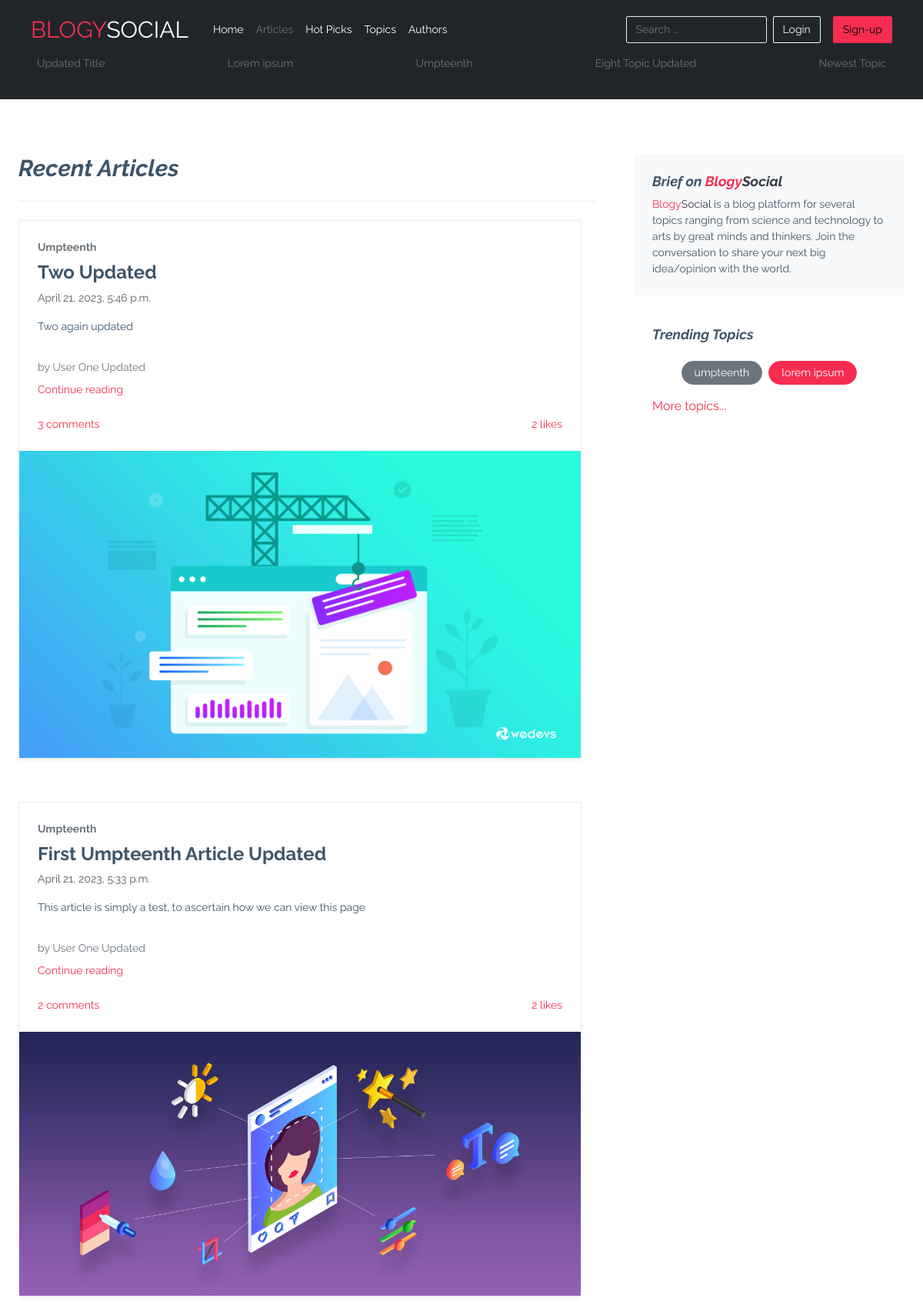
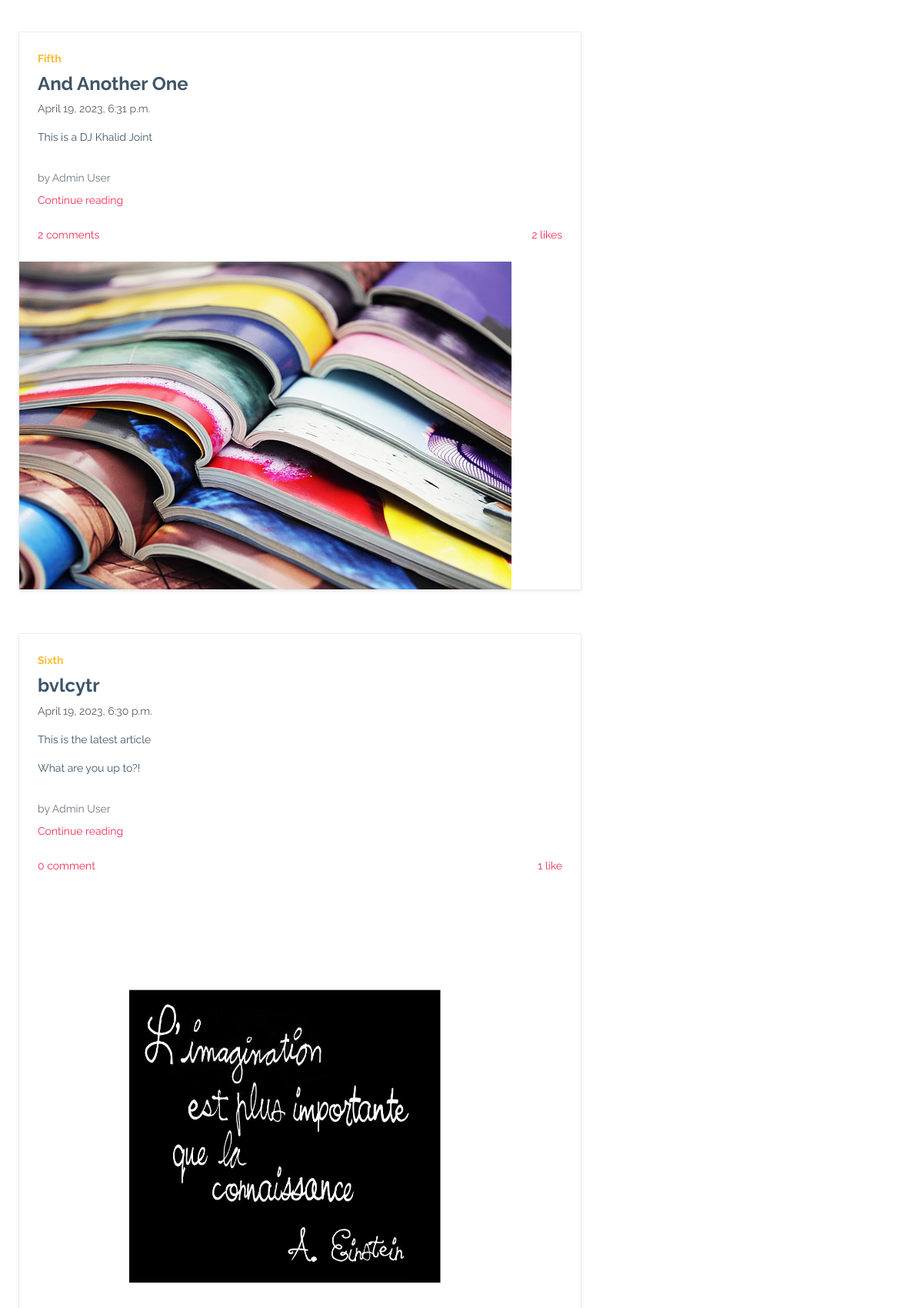
The app's page /articles/ (upper part) with its own data (2 pictures, top to bottom).
### posts/models.py (models this page shows, shortened)
class Topic(models.Model):
    title = models.CharField(
        verbose_name=_('Topic Title'),
        help_text=_('Required and unique'),
        max_length=30,
        unique=True,
    )
    slug = models.SlugField(
        verbose_name=_('Topic safe URL'),
        max_length=255,
        unique=True)
    description = models.CharField(
        verbose_name=_('Topic Description'),
        help_text=_('Required and unique'),
        max_length=255,
    )
    representative_color = models.CharField(
        verbose_name=_('Representive Color for Topic'),
        help_text=_('Color for display of Topic to site visitors'),
        max_length=10,
        default='secondary'
    )
    added_by = models.ForeignKey(UserModel, on_delete=models.CASCADE)
    is_active = models.BooleanField(
        verbose_name=_('Topic visibility'),
        help_text=_('Change topic visibility'),
        default=True,
    )
    created_at = models.DateTimeField(
        _('Created at'), auto_now_add=True, editable=False)
    updated_at = models.DateTimeField(_('Updated at'), auto_now=True)
    deleted_at = models.DateTimeField(_('Deleted at'), null=True, blank=True)
    class Meta:
        verbose_name = _('Topic')
        verbose_name_plural = _('Topics')

class Article(models.Model):
    is_featured = models.BooleanField(
        verbose_name=_('Make Article Featured'),
        help_text=_('Change make article featured on index(home) page'),
        default=False,
    )
    title = models.CharField(
        verbose_name=_('Article Title'),
        help_text=_('Required and unique'),
        max_length=150,
        unique=True,
    )
    slug = models.SlugField(
        verbose_name=_(
            'Article safe URL'),
        max_length=255,
        unique=True)
    body = RichTextField(
        verbose_name=_('Write your Article'),
        unique=True,
    )
    image = models.ImageField(
        verbose_name=_('Article Preview Image'),
        help_text=_('Upload Article Image'),
        upload_to='images/articles/',
        default='images/default.png',
    )
    topic = models.ForeignKey(
        Topic,
        on_delete=models.CASCADE,
        verbose_name=_('Choose a Topic'
                       ))
    added_by = models.ForeignKey(UserModel, on_delete=models.CASCADE)
    is_active = models.BooleanField(
        verbose_name=_('Topic visibility'),
        help_text=_('Change topic visibility'),
        default=True,
    )
    created_at = models.DateTimeField(
        _('Created at'), auto_now_add=True, editable=False)
    updated_at = models.DateTimeField(_('Updated at'), auto_now=True)
    deleted_at = models.DateTimeField(null=True, blank=True)
    class Meta:
        verbose_name = _('Article')
        verbose_name_plural = _('Articles')

### accounts/models.py (models this page shows, shortened)
class UserModel(AbstractBaseUser, PermissionsMixin):
    username = models.CharField(
        _('Username'),
        max_length=100,
        unique=True
    )
    email = models.CharField(
        _('Email Address'),
        max_length=150,
        unique=True
    )
    name = models.CharField(
        _('Name'),
        max_length=100
    )
    password = models.CharField(
        _('Password'),
        max_length=50
    )
    phone = models.CharField(
        _('Phone Number'),
        max_length=35,
        null=True,
        blank=True
    )
    photo = models.ImageField(
        verbose_name=_('Author Photo'),
        help_text=_('Upload photo'),
        upload_to='images/authors/',
        default='images/default.png',
        null=True,
        blank=True
    )
    about_me = models.TextField(
        _('About me'),
        max_length=255,
        null=True,
        blank=True
    )
    web = models.CharField(
        verbose_name=_('Author Website'),
        max_length=255,
        null=True,
        blank=True
    )
    instagram = models.CharField(
        verbose_name=_('Author Instagram'),
        max_length=255,
        null=True,
        blank=True
    )
    twitter = models.CharField(
        verbose_name=_('Author Twitter'),
        max_length=255,
        null=True,
        blank=True
    )
    remember_me = models.BooleanField(default=False)
    is_active = models.BooleanField(default=False)
    is_staff = models.BooleanField(default=False)
    created_at = models.DateTimeField(auto_now_add=True)
    updated_at = models.DateTimeField(auto_now=True)
    deleted_at = models.DateTimeField(null=True, blank=True)
    objects = CustomAccountsManager()
    USERNAME_FIELD = 'username'
    REQUIRED_FIELDS = ['email', 'password']
    class Meta:
        verbose_name = 'Account'
        verbose_name_plural = 'Accounts'

### pages/views.py (the view)
# urls.py: path('articles/', views.articles, name='articles'),
def articles(request):
    articles = Article.objects.filter(is_active=True).order_by('-created_at')
    paginator = Paginator(articles, per_page=10)
    articles_objects = paginator.get_page(1)
    articles_objects.adjusted_elided_pages = paginator.get_elided_page_range(1)
    return render(request, 'pages/articles.html', {'articles_objects': articles_objects})

### pages/context_processors.py (called while the page is built)
def random_topics(request):
    topics = Topic.objects.filter(is_active=True)
    topics_list = list(topics)
    if topics.count() < 20:
        minimum_count = topics.count()
    elif topics.count() < 1:
        minimum_count = 0
    else:
        minimum_count = 20
    random_topics = random.sample(topics_list, minimum_count)
    return {'random_topics': random_topics}

def trending_topics_list(request):
    latest_articles_for_trending_topics = list(
        set(Article.objects.values_list('topic__title', flat=True).order_by('-created_at')[:100]))
    trending_topics_list = Topic.objects.filter(
        title__in=latest_articles_for_trending_topics, is_active=True).order_by('-created_at')
    return {'trending_topics_list': trending_topics_list}

def articles_objects(request):
    articles = Article.objects.filter(is_active=True).order_by('-created_at')
    paginator = Paginator(articles, per_page=10)
    articles_objects = paginator.get_page(1)
    articles_objects.adjusted_elided_pages = paginator.get_elided_page_range(1)
    return {'articles_objects': articles_objects}

### pages/templates/pages/articles.html (shortened to what this page needs)
{% extends 'base.html' %}
{% load static %}
{% block content %}
    {% block heading %}
        <h2 class="pb-4 mb-4 fst-italic border-bottom">
            Recent Articles
        </h2>
    {% endblock %}
    {% block main %}
        <section>
            {% if articles_objects %}
                {% for article in articles_objects %}
                    <article class="blog-post row mb-4">
                        <div class="row mb-2">
                            <div class="col-md-12">
                                <div class="row g-0 border rounded overflow-hidden flex-md-row mb-4 shadow-sm h-md-250 position-relative">
                                    <div class=" col p-4 d-flex flex-column position-static">
                                        <strong class="d-inline-block mb-2 text-{{ article.topic.representative_color }}">{{ article.topic.title }}</strong>
                                        <h3 class="mb-2">{{ article.title }}</h3>
                                        <div class="mb-2 text-body-secondary">{{ article.created_at }}</div>
                                        <p class="mb-2">{{ article.body|truncatewords:45|safe }}</p>
                                        <a href="{% url 'pages:author' article.added_by.username %}" class="text-decoration-none text-secondary mb-2">by {{ article.added_by.name }}</a>
                                        <a href="{% url 'pages:article' article.slug %}" class="stretched-link text-danger">Continue reading</a>
                                    </div>
                                    <div class="comments-likes d-flex justify-content-between px-4 pb-4">
                                        <a href="{% url 'pages:article' article.slug %}#comments" class="text-danger">
                                            {% if article.comment_set.all.count < 2 %}
                                                {{ article.comment_set.all.count }} comment
                                            {% else %}
                                                {{ article.comment_set.all.count }} comments
                                            {% endif %}
                                        </a>
                                        <a class="text-danger">
                                            {% if article.like_set.all.count < 2 %}
                                                {{ article.like_set.all.count }} like
                                            {% else %}
                                                {{ article.like_set.all.count }} likes
                                            {% endif %}
                                        </a>
                                    </div>
                                    <div class="col-auto d-none d-lg-block">
                                        <img src="
                                            {% if article.image != 'images/default.png' %}
                                                {{ article.image.url }}
                                            {% endif %}
                                        " class="object-fit-cover" alt="" width="100%" height="100%">
                                    </div>
                                </div>
                            </div>
                        </div>
                    </article>
                {% endfor %}
            {% else %}
                    <p class="text-center fs-5 my-4">There are no existing articles yet. <a href="{% url 'posts:add_article' %}" class="text-danger">Add One</a>.</p>
            {% endif %}
        </section>
    {% endblock %}
{% endblock %}

### templates/includes/topnav.html (shortened to what this page needs)
<header class="p-3 text-bg-dark">
    <div class="container">
        <div class="d-flex flex-wrap align-items-center justify-content-center justify-content-lg-start">
            <a href="{% url 'pages:index' %}" class="d-flex align-items-center mb-2 mb-lg-0 text-danger fs-2 text-decoration-none">
                <span class="text-danger">BLOGY<span class="text-white">SOCIAL</span></span>
            </a>
            <ul class="nav col-12 col-lg-auto me-lg-auto mb-2 justify-content-center mb-md-0 ms-4">
                <li><a href="{% url 'pages:index' %}" class="nav-link px-2 text-{% if request.get_full_path == '/' %}secondary{% else %}white{% endif %}">Home</a></li>
                <li><a href="{% url 'pages:articles' %}" class="nav-link px-2 text-{% if 'articles/' in request.get_full_path %}secondary{% else %}white{% endif %}">Articles</a></li>
                <li><a href="{% url 'pages:hot_picks' %}" class="nav-link px-2 text-{% if 'hot-picks/' in request.get_full_path %}secondary{% else %}white{% endif %}">Hot Picks</a></li>
                <li><a href="{% url 'pages:topics' %}" class="nav-link px-2 text-{% if 'topics/' in request.get_full_path %}secondary{% else %}white{% endif %}">Topics</a></li>
                <li><a href="{% url 'pages:authors' %}" class="nav-link px-2 text-{% if 'authors/' in request.get_full_path %}secondary{% else %}white{% endif %}">Authors</a></li>
            </ul>
            <div class="d-flex align-items-center justify-content-end flex-wrap gap-2">
                <form action="{% url 'pages:search' %}" method="GET" class="col-12 col-lg-auto mb-lg-0" role="search">
                    <input name="search" type="text" class="form-control form-control-dark text-bg-dark" placeholder="Search ..." aria-label="Search">
                </form>
                {% if request.user.is_authenticated %}
                    <a href="{% url 'accounts:logout' %}" class="btn btn-danger d-flex align-items-center">
                        <span>Hi<span class="fw-bold"> {{ request.user.name }}</span></span> &nbsp;&nbsp;
                        <svg xmlns="http://www.w3.org/2000/svg" width="24" height="24" fill="currentColor" class="bi bi-power" viewBox="0 0 16 16">
                            <path d="M7.5 1v7h1V1h-1z" />
                            <path d="M3 8.812a4.999 4.999 0 0 1 2.578-4.375l-.485-.874A6 6 0 1 0 11 3.616l-.501.865A5 5 0 1 1 3 8.812z" />
                        </svg>
                    </a>
                {% else %}
                    <a type="button" class="btn btn-outline-light me-2" href="{% url 'accounts:login' %}">Login</a>
                    <a type="button" class="btn btn-danger" href="{% url 'accounts:register' %}">Sign-up</a>
                {% endif %}
            </div>
        </div>
        <div class="nav-scroller py-1 mb-2">
            <nav class="nav d-flex justify-content-between">
                {% for topic in random_topics %}
                    <a class="p-2 link-secondary" href="{% url 'pages:topic' topic.slug %}">{{ topic.title }}</a>
                {% endfor %}
            </nav>
        </div>
    </div>
</header>

### templates/includes/aside.html
<div class="position-sticky" style="top: 2rem;">
    <div class="p-4 mb-3 bg-body-tertiary rounded">
        <h4 class="fst-italic">Brief on <span class="text-danger">Blogy<span class="text-dark">Social</span></span></h4>
        <p class="mb-0"><span class="text-danger">Blogy<span class="text-dark">Social</span></span> is a blog platform for several topics ranging from science and technology to arts by great minds and thinkers. Join the conversation to share your next big idea/opinion with the world.</p>
    </div>
    <div class="p-4">
        <h4 class="fst-italic">Trending Topics</h4>
        <div class="d-flex flex-wrap gap-2 justify-content-center py-3 text-white">
            {% if trending_topics_list %}
                {% for topic in trending_topics_list %}
                    <a href="{% url 'pages:topic' topic.slug %}" class="btn btn-{{ topic.representative_color }} rounded-pill py-1 px-3 text-white">{{ topic.title|lower }}</a>
                {% endfor %}
            {% endif %}
        </div>
        <p><a href="{% url 'pages:topics' %}" class="my-4 text-danger fs-5">More topics...</a></p>
    </div>
</div>

### records on screen
Topic: title "Updated Title"
Topic: title "Lorem ipsum", title "lorem ipsum"
Topic: title "Umpteenth", title "umpteenth"
Topic: title "Eight Topic Updated"
Topic: title "Newest Topic"
Article: topic "Umpteenth", title "Two Updated", created_at "April 21, 2023, 5:46 p.m.", body "Two again updated", added_by.name "User One Updated", comment_set.all.count "3", like_set.all.count "2", image (picture)
Article: topic "Umpteenth", title "First Umpteenth Article Updated", created_at "April 21, 2023, 5:33 p.m.", body "This article is simply a test, to ascertain how we can view this page", added_by.name "User One Updated", comment_set.all.count "2", like_set.all.count "2", image (picture)
Article: topic "Fifth", title "And Another One", created_at "April 19, 2023, 6:31 p.m.", body "This is a DJ Khalid Joint", added_by.name "Admin User", comment_set.all.count "2", like_set.all.count "2", image (picture)
Article: topic "Sixth", title "bvlcytr", created_at "April 19, 2023, 6:30 p.m.", body "This is the latest article What are you up to?!", added_by.name "Admin User", comment_set.all.count "0", like_set.all.count "1", image (picture)
